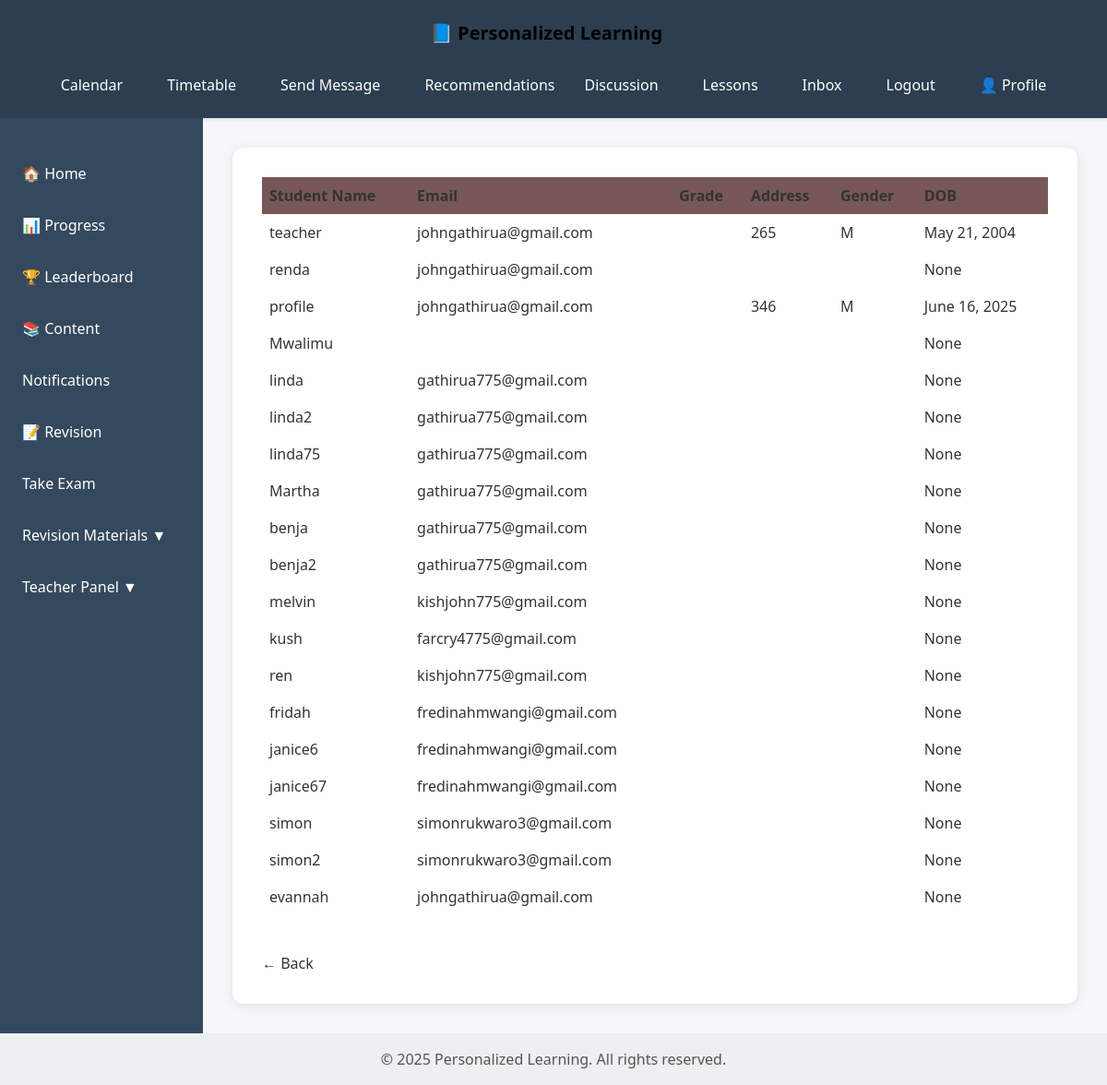
/users/students/ (signed in), run on the app's committed database.
### users/models.py (models this page shows, shortened)
class Profile(models.Model):
    GENDER_CHOICES = [
        ('M', 'Male'),
        ('F', 'Female'),
        ('O', 'Other'),
    ]
    ROLE_CHOICES = [
        ('student', 'Student'),
        ('teacher', 'Teacher'),
        ('admin', 'Admin'),
    ]
    user = models.OneToOneField(User, on_delete=models.CASCADE, related_name='users_profile',null=True)
    full_name = models.CharField(max_length=150, blank=True)
    grade = models.CharField(max_length=50, blank=True)
    school = models.CharField(max_length=100, blank=True)
    address = models.CharField(max_length=255, blank=True)
    gender = models.CharField(max_length=1, choices=GENDER_CHOICES, blank=True)
    dob = models.DateField(verbose_name="Date of Birth", null=True, blank=True)
    role = models.CharField(max_length=10, choices=ROLE_CHOICES, default='teacher')

### users/views.py (the view)
# urls.py: path('students/', views.student_list_view, name='student_list'),
@login_required
def student_list_view(request):
    students = Profile.objects.select_related('user').all()
    return render(request, 'ai_engine/students_list.html', {'students': students})

### ai_engine/templates/ai_engine/students_list.html (shortened to what this page needs)
{%extends 'content/base.html'%}
{%block content%}
<table border="1" cellpadding="8" cellspacing="0" style="width: 100%; border-collapse: collapse; margin-bottom: 20px;">
    <thead>
      <tr style="background-color: #775757;">
        <th>Student Name</th>
        <th>Email</th>
        <th>Grade</th>
        <th>Address</th>
        <th>Gender</th>
        <th>DOB</th>
      </tr>
    </thead>
    <tbody>
      {% for student in students %}
      <tr>
        <td>
          {% if student.user and student.user.id %}
    <a href="{% url 'user-profile' student.user.id %}">{{ student.user.get_full_name|default:student.user.username }}</a>
  {% else %}
    No user info
  {% endif %}
        </td>
        <td>{{ student.user.email }}</td>
        <td>{{ profile.grade}}</td>
        <td>{{ student.address}}</td>
        <td>{{ student.gender}}</td>
        <td>{{ student.dob}}</td>
      </tr>
      {% empty %}
      <tr>
        <td colspan="4">No students found.</td>
      </tr>
      {% endfor %}
    </tbody>
  </table>
  <button type="button" onclick="window.history.back();" style="margin-top: 20px;">
    ← Back
  </button>
  {%endblock%}

### content/templates/content/base.html (style rules this page uses)
body { margin: 0; font-family: 'Segoe UI', Tahoma, Geneva, Verdana, sans-serif; background-color: #f5f7fa; color: #333; display: flex; flex-direction: column; min-height: 100vh; }

### data on the page
Profile: user.get_full_name "teacher", user.email "johngathirua@gmail.com", address "265", gender "M", dob "May 21, 2004"
Profile: user.get_full_name "renda", user.email "johngathirua@gmail.com", dob "None"
Profile: user.get_full_name "profile", user.email "johngathirua@gmail.com", address "346", gender "M", dob "June 16, 2025"
Profile: user.get_full_name "Mwalimu", dob "None"
Profile: user.get_full_name "linda", user.email "gathirua775@gmail.com", dob "None"
Profile: user.get_full_name "linda2", user.email "gathirua775@gmail.com", dob "None"
Profile: user.get_full_name "linda75", user.email "gathirua775@gmail.com", dob "None"
Profile: user.get_full_name "Martha", user.email "gathirua775@gmail.com", dob "None"
Profile: user.get_full_name "benja", user.email "gathirua775@gmail.com", dob "None"
Profile: user.get_full_name "benja2", user.email "gathirua775@gmail.com", dob "None"
Profile: user.get_full_name "melvin", user.email "kishjohn775@gmail.com", dob "None"
Profile: user.get_full_name "kush", user.email "farcry4775@gmail.com", dob "None"
Profile: user.get_full_name "ren", user.email "kishjohn775@gmail.com", dob "None"
Profile: user.get_full_name "fridah", user.email "fredinahmwangi@gmail.com", dob "None"
Profile: user.get_full_name "janice6", user.email "fredinahmwangi@gmail.com", dob "None"
Profile: user.get_full_name "janice67", user.email "fredinahmwangi@gmail.com", dob "None"
Profile: user.get_full_name "simon", user.email "simonrukwaro3@gmail.com", dob "None"
Profile: user.get_full_name "simon2", user.email "simonrukwaro3@gmail.com", dob "None"
Profile: user.get_full_name "evannah", user.email "johngathirua@gmail.com", dob "None"
